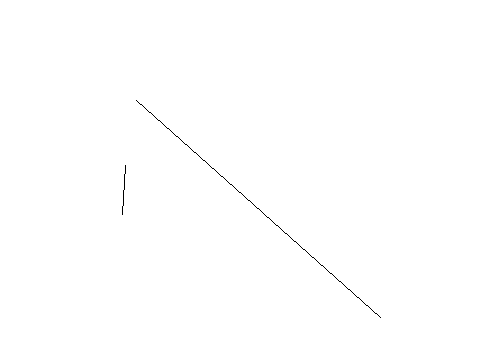

Write Python code to recreate this figure.
from PIL import Image, ImageDraw
image1 = Image.new('RGB', (480, 360), '#ffffff')
draw = ImageDraw.Draw(image1)
c=[72,189,301,53]
draw.ellipse(c,'#ffffff','#000000')
c=[280,365,311,82]
draw.ellipse(c,'#ffffff','#000000')
c=[312,381,292,111]
draw.ellipse(c,'#ffffff','#000000')
c=[351,467,180,190]
draw.ellipse(c,'#ffffff','#000000')
c=[386,125,7,110]
draw.ellipse(c,'#ffffff','#000000')
c=[199,302,132,61]
draw.ellipse(c,'#ffffff','#000000')
c=[175,140,5,7]
draw.ellipse(c,'#ffffff','#000000')
c=[268,251,216,182]
draw.ellipse(c,'#ffffff','#000000')
c=[403,201,21,72]
draw.ellipse(c,'#ffffff','#000000')
c=[459,270,306,309]
draw.ellipse(c,'#ffffff','#000000')
l=[380,317,136,100]
draw.line(l,'#000000')
l=[125,165,122,214]
draw.line(l,'#000000')
image1.save('Artist80.png')